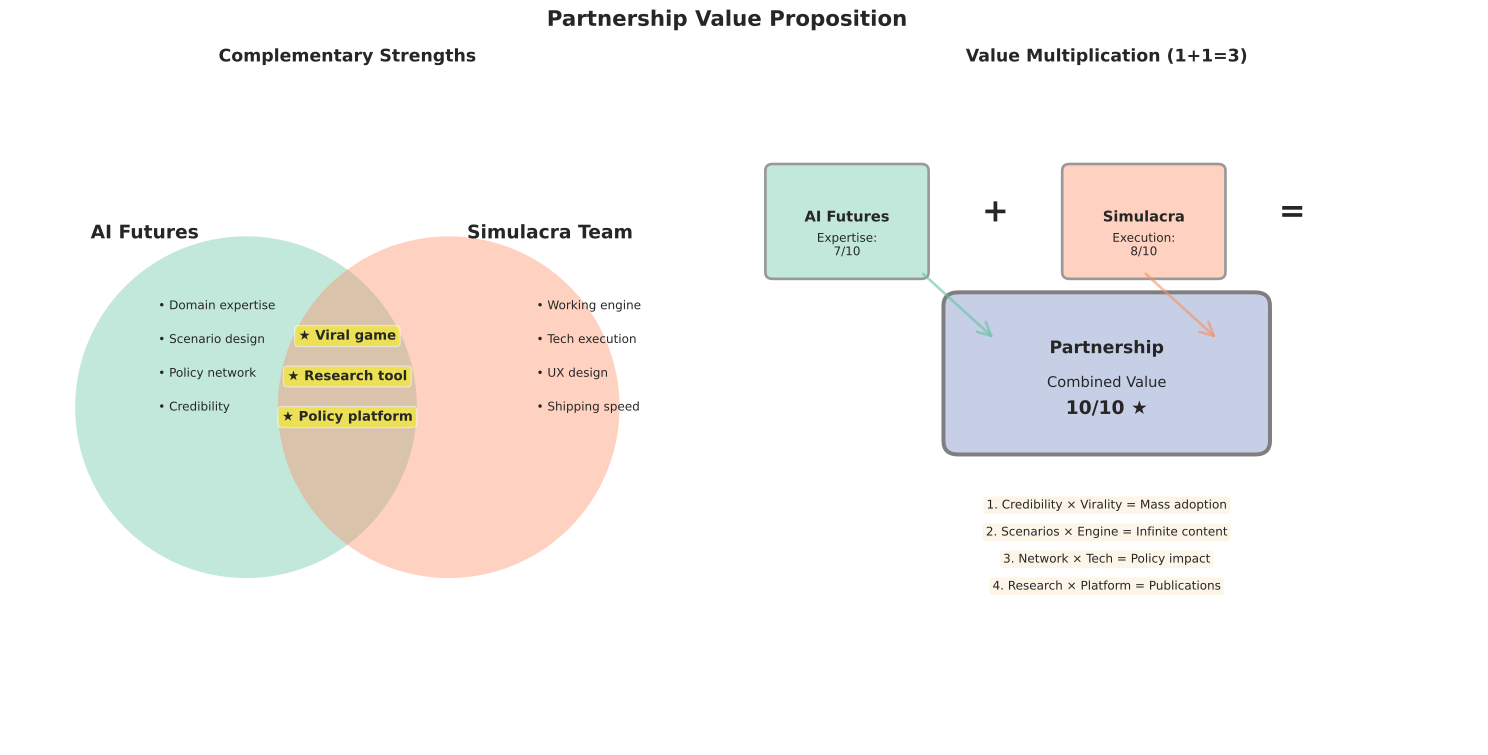

Reproduce this figure in Python.
"""
Partnership Value Proposition
Visualizes what AI Futures and Simulacra team each bring to the partnership
"""

import matplotlib.pyplot as plt
import matplotlib.patches as mpatches
from matplotlib.patches import FancyBboxPatch, Circle, FancyArrowPatch, Wedge
import numpy as np
import seaborn as sns

# Set seaborn theme
sns.set_theme(style="white", palette="deep")
palette = sns.color_palette("Set2", 4).as_hex()

fig, (ax1, ax2) = plt.subplots(1, 2, figsize=(16, 8))
fig.suptitle('Partnership Value Proposition', fontsize=16, fontweight='bold')

# Left plot: Venn diagram showing overlap
ax1.set_xlim(0, 10)
ax1.set_ylim(0, 10)
ax1.set_aspect('equal')
ax1.axis('off')

# AI Futures circle
circle1 = Circle((3.5, 5), 2.5, color=palette[0], alpha=0.4,
                edgecolor='black', linewidth=3)
ax1.add_patch(circle1)
ax1.text(2, 7.5, 'AI Futures', fontsize=14, fontweight='bold', ha='center')

# Simulacra team circle
circle2 = Circle((6.5, 5), 2.5, color=palette[1], alpha=0.4,
                edgecolor='black', linewidth=3)
ax1.add_patch(circle2)
ax1.text(8, 7.5, 'Simulacra Team', fontsize=14, fontweight='bold', ha='center')

# What AI Futures brings
ai_futures_brings = [
    'Domain expertise',
    'Scenario design',
    'Policy network',
    'Credibility'
]
for i, item in enumerate(ai_futures_brings):
    ax1.text(2.2, 6.5 - i*0.5, f'• {item}', fontsize=9, va='center')

# What Simulacra brings
simulacra_brings = [
    'Working engine',
    'Tech execution',
    'UX design',
    'Shipping speed'
]
for i, item in enumerate(simulacra_brings):
    ax1.text(7.8, 6.5 - i*0.5, f'• {item}', fontsize=9, va='center')

# What we build together (overlap)
together = [
    'Viral game',
    'Research tool',
    'Policy platform'
]
for i, item in enumerate(together):
    ax1.text(5, 6 - i*0.6, f'★ {item}', fontsize=10, ha='center',
            fontweight='bold', bbox=dict(boxstyle='round', facecolor='yellow', alpha=0.5))

ax1.set_title('Complementary Strengths', fontsize=13, fontweight='bold')

# Right plot: Value multiplier
ax2.set_xlim(0, 10)
ax2.set_ylim(0, 10)
ax2.axis('off')

# Draw equation-style visualization
# AI Futures value
ax2.add_patch(FancyBboxPatch((0.5, 7), 2, 1.5,
                            boxstyle="round,pad=0.1",
                            facecolor=palette[0],
                            edgecolor='black',
                            linewidth=2,
                            alpha=0.4))
ax2.text(1.5, 7.75, 'AI Futures', ha='center', fontsize=11, fontweight='bold')
ax2.text(1.5, 7.25, 'Expertise:\n7/10', ha='center', fontsize=9)

# Plus sign
ax2.text(3.5, 7.75, '+', ha='center', fontsize=24, fontweight='bold')

# Simulacra value
ax2.add_patch(FancyBboxPatch((4.5, 7), 2, 1.5,
                            boxstyle="round,pad=0.1",
                            facecolor=palette[1],
                            edgecolor='black',
                            linewidth=2,
                            alpha=0.4))
ax2.text(5.5, 7.75, 'Simulacra', ha='center', fontsize=11, fontweight='bold')
ax2.text(5.5, 7.25, 'Execution:\n8/10', ha='center', fontsize=9)

# Equals sign
ax2.text(7.5, 7.75, '=', ha='center', fontsize=24, fontweight='bold')

# Combined value (greater than sum of parts)
ax2.add_patch(FancyBboxPatch((3, 4.5), 4, 2,
                            boxstyle="round,pad=0.2",
                            facecolor=palette[2],
                            edgecolor='black',
                            linewidth=3,
                            alpha=0.5))
ax2.text(5, 5.8, 'Partnership', ha='center', fontsize=13, fontweight='bold')
ax2.text(5, 5.3, 'Combined Value', ha='center', fontsize=11)
ax2.text(5, 4.9, '10/10 ★', ha='center', fontsize=14, fontweight='bold')

# Draw arrows showing synergies
arrow1 = FancyArrowPatch((2.5, 7), (3.5, 6),
                        arrowstyle='->', mutation_scale=25,
                        linewidth=2, color=palette[0], alpha=0.6)
ax2.add_patch(arrow1)

arrow2 = FancyArrowPatch((5.5, 7), (6.5, 6),
                        arrowstyle='->', mutation_scale=25,
                        linewidth=2, color=palette[1], alpha=0.6)
ax2.add_patch(arrow2)

# List synergies below
synergies = [
    '1. Credibility × Virality = Mass adoption',
    '2. Scenarios × Engine = Infinite content',
    '3. Network × Tech = Policy impact',
    '4. Research × Platform = Publications'
]

for i, synergy in enumerate(synergies):
    ax2.text(5, 3.5 - i*0.4, synergy, ha='center', fontsize=9,
            bbox=dict(boxstyle='round', facecolor='wheat', alpha=0.3))

ax2.set_title('Value Multiplication (1+1=3)', fontsize=13, fontweight='bold')

plt.tight_layout()
plt.savefig('funding/diagrams/partnership_value.svg', format='svg', bbox_inches='tight')
print("Saved: partnership_value.svg")

# Create second figure: Risk mitigation matrix
fig2, ax = plt.subplots(figsize=(12, 8))

risks = [
    {'name': 'LLM quality drops', 'without': 8, 'with': 3, 'mitigation': 'Formal models backstop'},
    {'name': 'Virality fails', 'without': 7, 'with': 4, 'mitigation': 'Progressive complexity'},
    {'name': 'Research validity', 'without': 6, 'with': 2, 'mitigation': 'AI Futures validation'},
    {'name': 'Policy adoption', 'without': 9, 'with': 3, 'mitigation': 'Credibility + network'},
    {'name': 'Tech execution', 'without': 5, 'with': 2, 'mitigation': 'Proven track record'},
]

categories = [r['name'] for r in risks]
without_partnership = [r['without'] for r in risks]
with_partnership = [r['with'] for r in risks]

x = np.arange(len(categories))
width = 0.35

# Use seaborn colors for risk bars
risk_colors = sns.color_palette("RdYlGn_r", 2).as_hex()
bars1 = ax.barh(x - width/2, without_partnership, width,
               label='Without Partnership', color=risk_colors[0], alpha=0.7)
bars2 = ax.barh(x + width/2, with_partnership, width,
               label='With Partnership', color=risk_colors[1], alpha=0.7)

ax.set_ylabel('Risk Factor', fontsize=12)
ax.set_xlabel('Risk Level (0-10)', fontsize=12)
ax.set_title('Risk Mitigation Through Partnership', fontsize=14, fontweight='bold')
ax.set_yticks(x)
ax.set_yticklabels(categories)
ax.legend(loc='upper right', fontsize=10)
ax.grid(True, axis='x', alpha=0.3)
ax.set_xlim(0, 10)

# Add risk reduction percentages
for i, risk in enumerate(risks):
    reduction = ((risk['without'] - risk['with']) / risk['without']) * 100
    ax.text(risk['without'] + 0.3, i, f'-{reduction:.0f}%',
           va='center', fontsize=9, fontweight='bold', color=risk_colors[1])

    # Add mitigation strategy
    ax.text(10.5, i, risk['mitigation'],
           va='center', ha='left', fontsize=8, style='italic',
           bbox=dict(boxstyle='round', facecolor='lightyellow', alpha=0.5))

ax.set_xlim(0, 16)  # Extended to fit mitigation text

plt.tight_layout()
plt.savefig('funding/diagrams/risk_mitigation.svg', format='svg', bbox_inches='tight')
print("Saved: risk_mitigation.svg")
plt.close('all')
